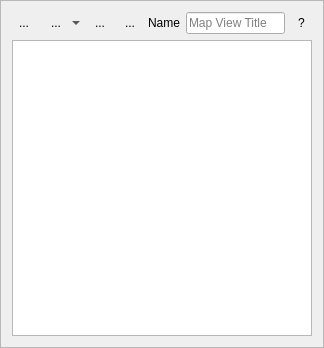
<?xml version="1.0" encoding="UTF-8"?>
<ui version="4.0">
 <class>Frame</class>
 <widget class="QFrame" name="Frame">
  <property name="geometry">
   <rect>
    <x>0</x>
    <y>0</y>
    <width>324</width>
    <height>348</height>
   </rect>
  </property>
  <property name="sizePolicy">
   <sizepolicy hsizetype="Preferred" vsizetype="Preferred">
    <horstretch>0</horstretch>
    <verstretch>0</verstretch>
   </sizepolicy>
  </property>
  <property name="maximumSize">
   <size>
    <width>16777215</width>
    <height>16777215</height>
   </size>
  </property>
  <property name="windowTitle">
   <string>Frame</string>
  </property>
  <property name="windowIcon">
   <iconset resource="resources.qrc">
    <normaloff>:/timeseriesviewer/icons/mapview.svg</normaloff>:/timeseriesviewer/icons/mapview.svg</iconset>
  </property>
  <property name="frameShape">
   <enum>QFrame::StyledPanel</enum>
  </property>
  <property name="frameShadow">
   <enum>QFrame::Raised</enum>
  </property>
  <layout class="QVBoxLayout" name="verticalLayout">
   <item>
    <layout class="QHBoxLayout" name="horizontalLayout_3">
     <item>
      <widget class="QToolButton" name="btnToggleMapViewVisibility">
       <property name="sizePolicy">
        <sizepolicy hsizetype="Preferred" vsizetype="Preferred">
         <horstretch>0</horstretch>
         <verstretch>0</verstretch>
        </sizepolicy>
       </property>
       <property name="toolTip">
        <string>Toggle map view visibility</string>
       </property>
       <property name="text">
        <string>...</string>
       </property>
       <property name="icon">
        <iconset resource="resources.qrc">
         <normaloff>:/timeseriesviewer/icons/mapviewHidden.svg</normaloff>:/timeseriesviewer/icons/mapviewHidden.svg</iconset>
       </property>
       <property name="checkable">
        <bool>true</bool>
       </property>
       <property name="checked">
        <bool>false</bool>
       </property>
       <property name="popupMode">
        <enum>QToolButton::DelayedPopup</enum>
       </property>
       <property name="autoRaise">
        <bool>true</bool>
       </property>
      </widget>
     </item>
     <item>
      <widget class="QToolButton" name="btnToggleCrosshair">
       <property name="sizePolicy">
        <sizepolicy hsizetype="Preferred" vsizetype="Preferred">
         <horstretch>0</horstretch>
         <verstretch>0</verstretch>
        </sizepolicy>
       </property>
       <property name="minimumSize">
        <size>
         <width>40</width>
         <height>0</height>
        </size>
       </property>
       <property name="toolTip">
        <string>Show/hide crosshair</string>
       </property>
       <property name="text">
        <string>...</string>
       </property>
       <property name="icon">
        <iconset resource="resources.qrc">
         <normaloff>:/timeseriesviewer/icons/crosshair.svg</normaloff>:/timeseriesviewer/icons/crosshair.svg</iconset>
       </property>
       <property name="checkable">
        <bool>true</bool>
       </property>
       <property name="popupMode">
        <enum>QToolButton::MenuButtonPopup</enum>
       </property>
       <property name="autoRaise">
        <bool>true</bool>
       </property>
      </widget>
     </item>
     <item>
      <widget class="QToolButton" name="btnAddVectorLayer">
       <property name="sizePolicy">
        <sizepolicy hsizetype="Preferred" vsizetype="Preferred">
         <horstretch>0</horstretch>
         <verstretch>0</verstretch>
        </sizepolicy>
       </property>
       <property name="toolTip">
        <string>Toggle map view visibility</string>
       </property>
       <property name="text">
        <string>...</string>
       </property>
       <property name="icon">
        <iconset resource="resources.qrc">
         <normaloff>:/timeseriesviewer/icons/mActionAddOgrLayer.svg</normaloff>:/timeseriesviewer/icons/mActionAddOgrLayer.svg</iconset>
       </property>
       <property name="checkable">
        <bool>true</bool>
       </property>
       <property name="checked">
        <bool>false</bool>
       </property>
       <property name="popupMode">
        <enum>QToolButton::DelayedPopup</enum>
       </property>
       <property name="autoRaise">
        <bool>true</bool>
       </property>
      </widget>
     </item>
     <item>
      <widget class="QToolButton" name="btnAddRasterLayer">
       <property name="sizePolicy">
        <sizepolicy hsizetype="Preferred" vsizetype="Preferred">
         <horstretch>0</horstretch>
         <verstretch>0</verstretch>
        </sizepolicy>
       </property>
       <property name="toolTip">
        <string>Toggle map view visibility</string>
       </property>
       <property name="text">
        <string>...</string>
       </property>
       <property name="icon">
        <iconset resource="../../../../QGIS/images/images.qrc">
         <normaloff>:/images/themes/default/mActionAddRasterLayer.svg</normaloff>:/images/themes/default/mActionAddRasterLayer.svg</iconset>
       </property>
       <property name="checkable">
        <bool>true</bool>
       </property>
       <property name="checked">
        <bool>false</bool>
       </property>
       <property name="popupMode">
        <enum>QToolButton::DelayedPopup</enum>
       </property>
       <property name="autoRaise">
        <bool>true</bool>
       </property>
      </widget>
     </item>
     <item>
      <widget class="QLabel" name="label">
       <property name="text">
        <string>Name</string>
       </property>
      </widget>
     </item>
     <item>
      <widget class="QLineEdit" name="tbName">
       <property name="sizePolicy">
        <sizepolicy hsizetype="Preferred" vsizetype="Fixed">
         <horstretch>1</horstretch>
         <verstretch>0</verstretch>
        </sizepolicy>
       </property>
       <property name="text">
        <string/>
       </property>
       <property name="frame">
        <bool>true</bool>
       </property>
       <property name="placeholderText">
        <string>Map View Title</string>
       </property>
      </widget>
     </item>
     <item>
      <widget class="QToolButton" name="btnHighlightMapView">
       <property name="sizePolicy">
        <sizepolicy hsizetype="Fixed" vsizetype="Fixed">
         <horstretch>0</horstretch>
         <verstretch>0</verstretch>
        </sizepolicy>
       </property>
       <property name="text">
        <string>?</string>
       </property>
       <property name="autoRaise">
        <bool>true</bool>
       </property>
      </widget>
     </item>
    </layout>
   </item>
   <item>
    <widget class="QgsLayerTreeView" name="mLayerTreeView"/>
   </item>
  </layout>
  <action name="actionToggleMapViewHidden">
   <property name="checkable">
    <bool>true</bool>
   </property>
   <property name="checked">
    <bool>false</bool>
   </property>
   <property name="enabled">
    <bool>true</bool>
   </property>
   <property name="icon">
    <iconset resource="resources.qrc">
     <normaloff>:/timeseriesviewer/icons/mapviewHidden.svg</normaloff>:/timeseriesviewer/icons/mapviewHidden.svg</iconset>
   </property>
   <property name="text">
    <string>Hide Map View</string>
   </property>
   <property name="toolTip">
    <string>Hide this map view</string>
   </property>
  </action>
  <action name="actionToggleCrosshairVisibility">
   <property name="checkable">
    <bool>true</bool>
   </property>
   <property name="checked">
    <bool>false</bool>
   </property>
   <property name="icon">
    <iconset resource="resources.qrc">
     <normaloff>:/timeseriesviewer/icons/crosshair.svg</normaloff>:/timeseriesviewer/icons/crosshair.svg</iconset>
   </property>
   <property name="text">
    <string>Show/hide Crosshair</string>
   </property>
   <property name="toolTip">
    <string>Show/hide a crosshair</string>
   </property>
  </action>
  <action name="actionSetCrosshairStyle">
   <property name="icon">
    <iconset resource="resources.qrc">
     <normaloff>:/timeseriesviewer/icons/symbology.svg</normaloff>:/timeseriesviewer/icons/symbology.svg</iconset>
   </property>
   <property name="text">
    <string>Set crosshair style</string>
   </property>
  </action>
  <action name="actionHighlightMapView">
   <property name="text">
    <string>?</string>
   </property>
   <property name="toolTip">
    <string>Click to highlight this map view</string>
   </property>
  </action>
  <action name="actionAddVectorLayer">
   <property name="icon">
    <iconset resource="../../../../QGIS/images/images.qrc">
     <normaloff>:/images/themes/default/mActionAddOgrLayer.svg</normaloff>:/images/themes/default/mActionAddOgrLayer.svg</iconset>
   </property>
   <property name="text">
    <string>OGR Layer</string>
   </property>
   <property name="toolTip">
    <string>Add a vector layer</string>
   </property>
  </action>
  <action name="actionAddRasterLayer">
   <property name="icon">
    <iconset resource="../../../../QGIS/images/images.qrc">
     <normaloff>:/images/themes/default/mActionAddRasterLayer.svg</normaloff>:/images/themes/default/mActionAddRasterLayer.svg</iconset>
   </property>
   <property name="text">
    <string>Raster Layer</string>
   </property>
   <property name="toolTip">
    <string>Add a raster layer</string>
   </property>
  </action>
 </widget>
 <customwidgets>
  <customwidget>
   <class>QgsLayerTreeView</class>
   <extends>QTreeView</extends>
   <header>qgis.gui</header>
  </customwidget>
 </customwidgets>
 <resources>
  <include location="resources.qrc"/>
  <include location="../../../../QGIS/images/images.qrc"/>
 </resources>
 <connections/>
</ui>
